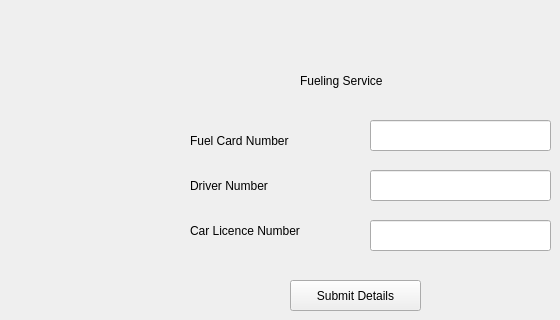
      <widget class="QWidget" name="page_6">
       <widget class="QLabel" name="label_45">
        <property name="geometry">
         <rect>
          <x>190</x>
          <y>130</y>
          <width>131</width>
          <height>21</height>
         </rect>
        </property>
        <property name="text">
         <string>Fuel Card Number</string>
        </property>
       </widget>
       <widget class="QLineEdit" name="carnumber">
        <property name="geometry">
         <rect>
          <x>370</x>
          <y>220</y>
          <width>181</width>
          <height>31</height>
         </rect>
        </property>
       </widget>
       <widget class="QLineEdit" name="fuelnumber">
        <property name="geometry">
         <rect>
          <x>370</x>
          <y>120</y>
          <width>181</width>
          <height>31</height>
         </rect>
        </property>
       </widget>
       <widget class="QLabel" name="label_46">
        <property name="geometry">
         <rect>
          <x>190</x>
          <y>220</y>
          <width>141</width>
          <height>21</height>
         </rect>
        </property>
        <property name="text">
         <string>Car Licence Number</string>
        </property>
       </widget>
       <widget class="QLabel" name="label_47">
        <property name="geometry">
         <rect>
          <x>190</x>
          <y>170</y>
          <width>121</width>
          <height>31</height>
         </rect>
        </property>
        <property name="text">
         <string>Driver Number</string>
        </property>
       </widget>
       <widget class="QPushButton" name="givefuel">
        <property name="geometry">
         <rect>
          <x>290</x>
          <y>280</y>
          <width>131</width>
          <height>31</height>
         </rect>
        </property>
        <property name="text">
         <string>Submit Details</string>
        </property>
       </widget>
       <widget class="QLabel" name="label_48">
        <property name="geometry">
         <rect>
          <x>300</x>
          <y>70</y>
          <width>171</width>
          <height>21</height>
         </rect>
        </property>
        <property name="text">
         <string>Fueling Service</string>
        </property>
       </widget>
       <widget class="QLineEdit" name="drivernumber">
        <property name="geometry">
         <rect>
          <x>370</x>
          <y>170</y>
          <width>181</width>
          <height>31</height>
         </rect>
        </property>
       </widget>
      </widget>
